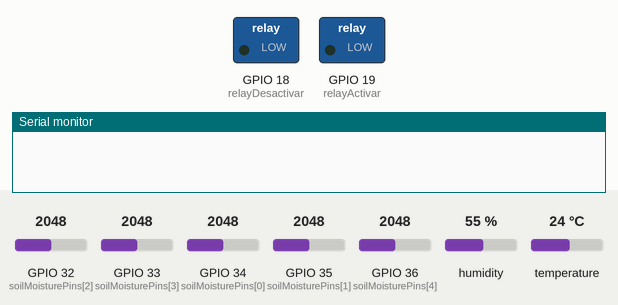
This sketch was run on a simulated ESP32. Parts: switched loads named in the sketch (green lamp = pin HIGH), the last lines printed to the serial monitor. Inputs (shaded band) come from the test bench; at power-on: GPIO 32 (soilMoisturePins[2]) = 2048, GPIO 33 (soilMoisturePins[3]) = 2048, GPIO 34 (soilMoisturePins[0]) = 2048, GPIO 35 (soilMoisturePins[1]) = 2048, GPIO 36 (soilMoisturePins[4]) = 2048, humidity 55 %, temperature 24 °C. WiFi joins after 1.5 s; servers stay silent unless stated; uploads are accepted with an empty reply.

Above: at 0.1 s.
At 3.2 s:
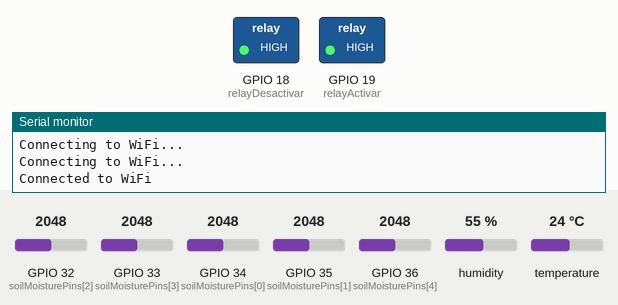
3.3 s: GPIO 32 (soilMoisturePins[2]) set to 3895
7.3 s: GPIO 32 (soilMoisturePins[2]) set to 3971
At 8.6 s:
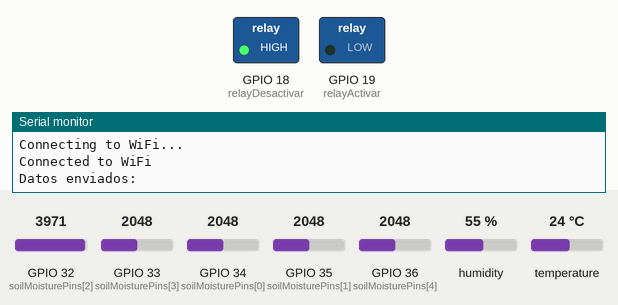
Timing chart, 0 to 10.3 s (numbered marks = the images above; inputs shaded):
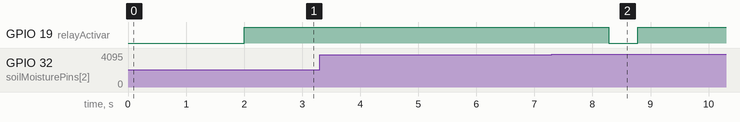

Measured:
- the behaviour switches between 3931 and 3932 on GPIO 32 (soilMoisturePins[2]) (found by bisection; images 1 and 2)
- after the input at 7.3 s, GPIO 19 (relayActivar): HIGH → LOW after 0.98 s, → HIGH 0.50 s later

The sketch:

proyecto02.ino
```cpp
#include <DHT.h>
#include <WiFi.h>
#include <HTTPClient.h>
#include <WiFiClientSecure.h>

// WiFi Configuration
const char* ssid = "Tenda_CD9840";
const char* password = "D7KnYjjq";

// Server URL
const char* serverUrl = "https://riego.onrender.com";

// DHT11 Sensor Configuration
#define DHTPIN 25
#define DHTTYPE DHT11
DHT dht(DHTPIN, DHTTYPE);

// Soil Moisture Sensor Pins (5 total)
const int soilMoisturePins[] = {34, 35, 32, 33, 36}; // 5 different pins
const int NUMERO_SENSORES = 5;

// Relay Pins (with inverse logic)
const int relayActivar = 19;
const int relayDesactivar = 18;

// Control Variables
bool bombaActiva = false;
unsigned long tiempoInicioBomba = 0;
const unsigned long TIEMPO_RIEGO = 600000; // 10 minutes
const int HUMEDAD_MINIMA = 40;

// Send Interval (now 5 seconds)
const unsigned long INTERVALO_ENVIO = 5000; // 5 seconds
unsigned long ultimoEnvio = 0;

void activarBomba() {
  if (!bombaActiva) {
    digitalWrite(relayActivar, LOW); // Inverse logic: LOW activates
    delay(500);
    digitalWrite(relayActivar, HIGH);
    bombaActiva = true;
    tiempoInicioBomba = millis();
    enviarEstadoBomba("ACTIVADA");
  }
}

void desactivarBomba() {
  if (bombaActiva) {
    digitalWrite(relayDesactivar, LOW); // Inverse logic: LOW deactivates
    delay(500);
    digitalWrite(relayDesactivar, HIGH);
    bombaActiva = false;
    enviarEstadoBomba("DESACTIVADA");
  }
}

// Function to calculate average soil moisture
int calcularPromedioHumedadSuelo() {
  long sumaHumedad = 0;

  for (int i = 0; i < NUMERO_SENSORES; i++) {
    int lecturaRaw = analogRead(soilMoisturePins[i]);
    int humedadPorcentaje = map(lecturaRaw, 4095, 0, 0, 100);
    sumaHumedad += humedadPorcentaje;
  }

  return sumaHumedad / NUMERO_SENSORES;
}

void setup() {
  Serial.begin(115200);

  // Connect to WiFi
  WiFi.begin(ssid, password);
  while (WiFi.status() != WL_CONNECTED) {
    delay(1000);
    Serial.println("Connecting to WiFi...");
  }
  Serial.println("Connected to WiFi");

  // Initialize soil moisture sensors
  for (int i = 0; i < NUMERO_SENSORES; i++) {
    pinMode(soilMoisturePins[i], INPUT);
  }

  dht.begin();

  // Set relay pins with inverse logic (HIGH = off)
  pinMode(relayActivar, OUTPUT);
  pinMode(relayDesactivar, OUTPUT);
  digitalWrite(relayActivar, HIGH);
  digitalWrite(relayDesactivar, HIGH);
}

void enviarDatos(float temperatura, int humedadSuelo) {
  if (WiFi.status() == WL_CONNECTED) {
    WiFiClientSecure client;
    HTTPClient https;

    // Disable certificate validation (not recommended for production)
    client.setInsecure();

    String url = String(serverUrl) + "/datos.php";
    https.begin(client, url);
    https.addHeader("Content-Type", "application/x-www-form-urlencoded");

    String datos = "temperatura=" + String(temperatura) +
                  "&humedad_suelo=" + String(humedadSuelo) +
                  "&bomba_activa=" + String(bombaActiva);

    int httpResponseCode = https.POST(datos);

    if (httpResponseCode > 0) {
      String response = https.getString();
      Serial.println("Datos enviados: " + response);
    } else {
      Serial.println("Error enviando datos");
    }

    https.end();
  }
}

void enviarEstadoBomba(String estado) {
  if (WiFi.status() == WL_CONNECTED) {
    WiFiClientSecure client;
    HTTPClient https;

    client.setInsecure();

    String url = String(serverUrl) + "/estado_bomba.php";
    https.begin(client, url);
    https.addHeader("Content-Type", "application/x-www-form-urlencoded");

    https.POST("estado_bomba=" + estado);
    https.end();
  }
}

void verificarComandosWeb() {
  if (WiFi.status() == WL_CONNECTED) {
    WiFiClientSecure client;
    HTTPClient https;

    client.setInsecure();

    String url = String(serverUrl) + "/obtener_comando.php";
    https.begin(client, url);
    int httpCode = https.GET();

    if (httpCode > 0) {
      String comando = https.getString();
      if (comando == "ACTIVAR") {
        activarBomba();
      } else if (comando == "DESACTIVAR") {
        desactivarBomba();
      }
    }

    https.end();
  }
}

void loop() {
  // Read sensors
  int humedadSuelo = calcularPromedioHumedadSuelo();
  float temperatura = dht.readTemperature();

  // Periodic data sending (now every 5 seconds)
  if (millis() - ultimoEnvio >= INTERVALO_ENVIO) {
    enviarDatos(temperatura, humedadSuelo);
    ultimoEnvio = millis();
  }

  // Automatic control
  if (humedadSuelo < HUMEDAD_MINIMA && !bombaActiva) {
    activarBomba();
  }

  // Check irrigation time
  if (bombaActiva && (millis() - tiempoInicioBomba >= TIEMPO_RIEGO)) {
    desactivarBomba();
  }

  // Check web commands
  verificarComandosWeb();

  delay(1000);
}
```
